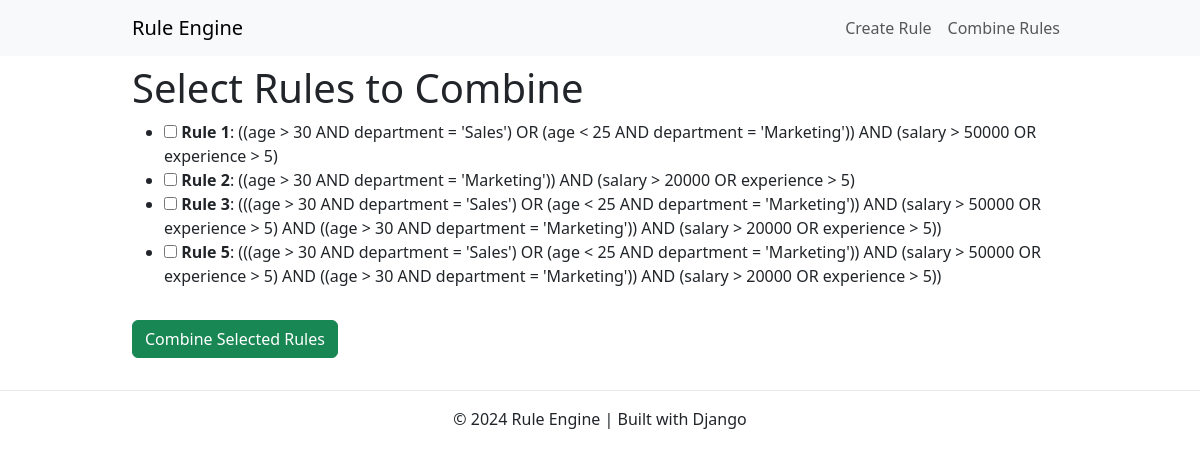
The app's page /combine-rules/, older data.
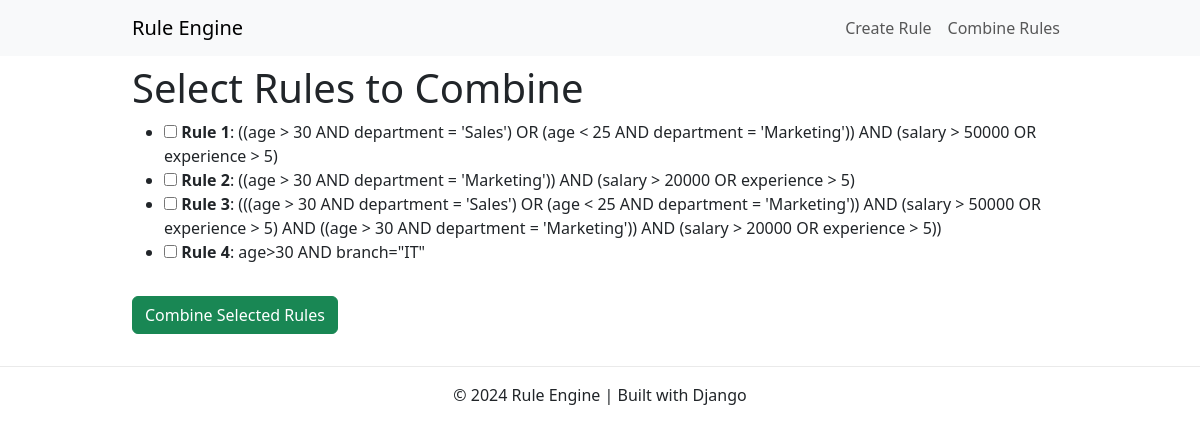
The same page, newer data.
### engine/models.py (models this page shows, shortened)
class Rule(models.Model):
    rule_name = models.CharField(max_length=255,unique=True)
    rule_string = models.TextField()
    ast_json = models.JSONField(null=True, blank=True)  # Allow null and blank values for ast_json
    created_at = models.DateTimeField(auto_now_add=True)

### engine/views.py (the view)
# urls.py: path('combine-rules/', views.combine_rules, name='combine_rules'),
def combine_rules(request):
    if request.method == 'POST':
        rule_ids = request.POST.getlist('rule_ids')
        selected_rules = Rule.objects.filter(id__in=rule_ids)
        rule_strings = [rule.rule_string for rule in selected_rules]
        combined_rule = combine_rules_logic(rule_strings)
        return render(request, 'engine/combine_result.html', {'combined_rule': combined_rule})
    rules = Rule.objects.all()
    return render(request, 'engine/combine_rules.html', {'rules': rules})

### engine/templates/engine/combine_rules.html (shortened to what this page needs)
{% extends "engine/base.html" %}
{% block content %}
<h1>Select Rules to Combine</h1>
<form method="POST">
    <ul>
        {% for rule in rules %}
        <li>
            <input type="checkbox" name="rule_ids" value="{{ rule.id }}">
            <strong>{{ rule.rule_name }}</strong>: {{ rule.rule_string }}
        </li>
        {% empty %}
        <li>No rules available.</li>
        {% endfor %}
    </ul>
    <button type="submit" class="btn btn-success mt-3">Combine Selected Rules</button>
</form>
{% endblock %}

Row changes from the older to the newer data that the page shows:
removed Rule: rule_name "Rule 5", rule_string "(((age > 30 AND department = 'Sales') OR (age < 25 AND department = 'Marketing')) AND (salary > 50000 OR experience > 5) AND ((age > 30 AND department = 'Marketing')) AND (salary > 20000 OR experience > 5))"
added Rule: rule_name "Rule 4", rule_string "age>30 AND branch=\"IT\""
